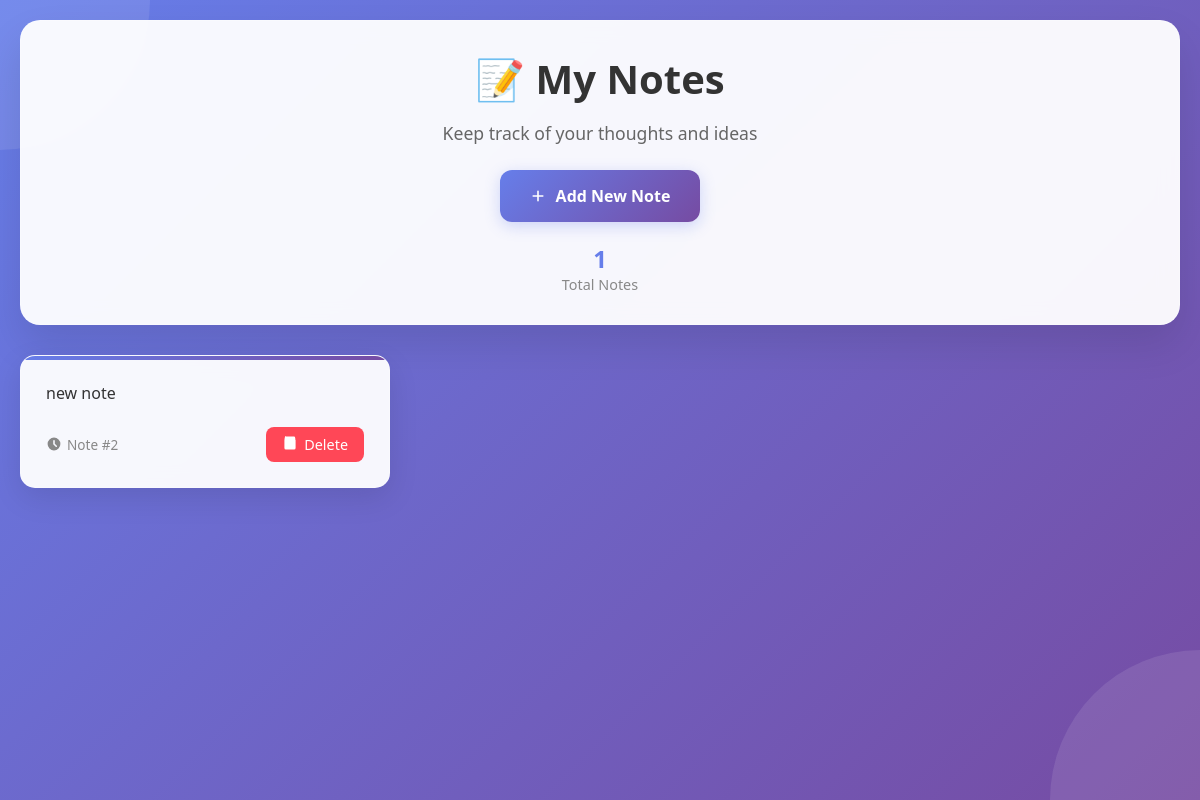
Before: / with the older database file.
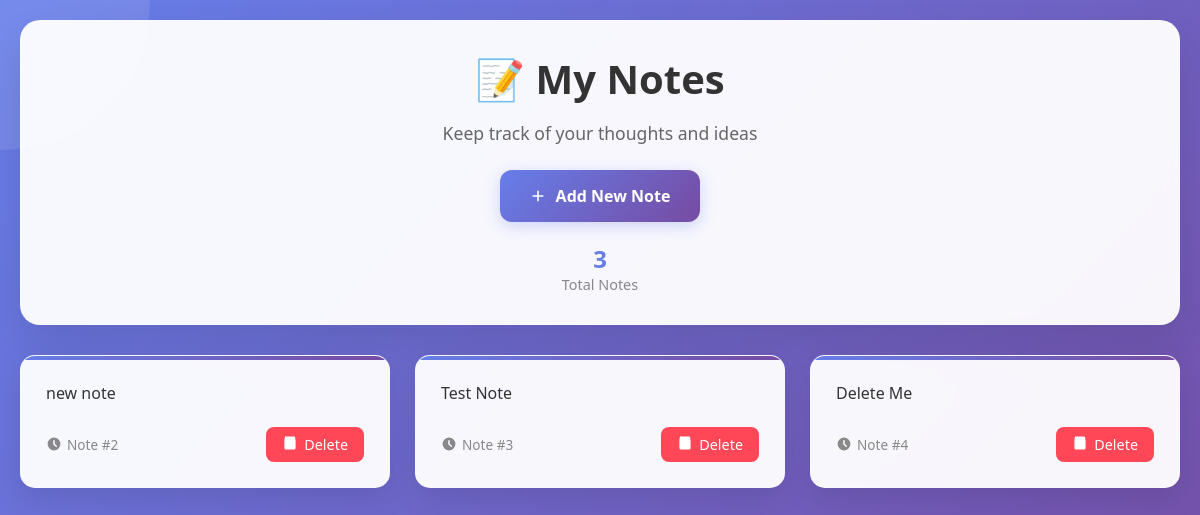
After: the same page with the newer database file.
### tables this page shows
CREATE TABLE notes(
    id INTEGER PRIMARY KEY AUTOINCREMENT,
    content TEXT NOT NULL);

### app.py (the view)
@app.route("/")
def index():
    conn = sqlite3.connect(app.config["DATABASE"])
    c = conn.cursor()
    c.execute("SELECT * FROM notes")
    notes = c.fetchall()
    conn.close()
    return render_template("index.html", notes=notes)

### templates/index.html (shortened to what this page needs)
<!DOCTYPE html>
<html lang="en">
<head>
</head>
<body>
    <div class="floating-elements"></div>
    <div class="container">
        <div class="header">
            <h1>
                📝 My Notes
            </h1>
            <p>Keep track of your thoughts and ideas</p>
            <a href="/add" class="add-note-btn">
                <svg class="icon" fill="currentColor" viewBox="0 0 20 20">
                    <path fill-rule="evenodd"
                        d="M10 3a1 1 0 011 1v5h5a1 1 0 110 2h-5v5a1 1 0 11-2 0v-5H4a1 1 0 110-2h5V4a1 1 0 011-1z"
                        clip-rule="evenodd" />
                </svg>
                Add New Note
            </a>
            <div class="stats">
                <div class="stat-item">
                    <div class="stat-number">{{ notes|length }}</div>
                    <div class="stat-label">Total Notes</div>
                </div>
            </div>
        </div>
        {% if notes %}
        <div class="notes-grid">
            {% for note in notes %}
            <div class="note-card">
                <div class="note-content {% if note[1]|length > 150 %}long{% endif %}">
                    {{ note[1] }}
                </div>
                <div class="note-actions">
                    <div class="note-meta">
                        <svg class="icon" fill="currentColor" viewBox="0 0 20 20">
                            <path fill-rule="evenodd"
                                d="M10 18a8 8 0 100-16 8 8 0 000 16zm1-12a1 1 0 10-2 0v4a1 1 0 00.293.707l2.828 2.829a1 1 0 101.415-1.415L11 9.586V6z"
                                clip-rule="evenodd" />
                        </svg>
                        Note #{{ note[0] }}
                    </div>
                    <a href="/delete/{{ note[0] }}" class="delete-btn"
                        onclick="return confirm('Are you sure you want to delete this note?')">
                        Delete
                    </a>
                </div>
            </div>
            {% endfor %}
        </div>
        {% endif %}
    </div>
</body>
</html>

### templates/index.html (style rules this page uses)
* { margin: 0; padding: 0; box-sizing: border-box; }
body { font-family: 'Segoe UI', Tahoma, Geneva, Verdana, sans-serif; background: linear-gradient(135deg, #667eea 0%, #764ba2 100%); min-height: 100vh; padding: 20px; }
.container { max-width: 1200px; margin: 0 auto; }
.header { background: rgba(255, 255, 255, 0.95); backdrop-filter: blur(10px); border-radius: 20px; padding: 30px; margin-bottom: 30px; box-shadow: 0 20px 40px rgba(0, 0, 0, 0.1); border: 1px solid rgba(255, 255, 255, 0.2); text-align: center; }
.header h1 { color: #333; font-size: 2.5rem; font-weight: 600; margin-bottom: 15px; display: flex; align-items: center; justify-content: center; gap: 15px; }
.header p { color: #666; font-size: 1.1rem; margin-bottom: 25px; }
.add-note-btn { display: inline-flex; align-items: center; gap: 10px; background: linear-gradient(135deg, #667eea 0%, #764ba2 100%); color: white; text-decoration: none; padding: 15px 30px; border-radius: 12px; font-weight: 600; font-size: 1rem; transition: all 0.3s ease; box-shadow: 0 4px 15px rgba(102, 126, 234, 0.3); }
.notes-grid { display: grid; grid-template-columns: repeat(auto-fill, minmax(300px, 1fr)); gap: 25px; margin-top: 30px; }
.note-card { background: rgba(255, 255, 255, 0.95); backdrop-filter: blur(10px); border-radius: 15px; padding: 25px; box-shadow: 0 10px 30px rgba(0, 0, 0, 0.1); border: 1px solid rgba(255, 255, 255, 0.2); transition: all 0.3s ease; position: relative; overflow: hidden; }
.note-card::before { content: ''; position: absolute; top: 0; left: 0; right: 0; height: 4px; background: linear-gradient(135deg, #667eea 0%, #764ba2 100%); }
.note-content { color: #333; font-size: 1rem; line-height: 1.6; margin-bottom: 20px; word-wrap: break-word; max-height: 150px; overflow: hidden; position: relative; }
.note-actions { display: flex; justify-content: space-between; align-items: center; }
.note-meta { color: #888; font-size: 0.85rem; display: flex; align-items: center; gap: 5px; }
.delete-btn { background: #ff4757; color: white; text-decoration: none; padding: 8px 16px; border-radius: 8px; font-size: 0.9rem; font-weight: 500; transition: all 0.3s ease; display: flex; align-items: center; gap: 6px; border: none; cursor: pointer; }
.icon { width: 16px; height: 16px; }
.stats { display: flex; justify-content: center; gap: 30px; margin-top: 20px; }
.stat-item { text-align: center; }
.stat-number { font-size: 1.5rem; font-weight: 600; color: #667eea; }
.stat-label { font-size: 0.9rem; color: #888; }
.animate-in { animation: slideInUp 0.6s ease-out forwards; opacity: 0; transform: translateY(30px); }

Changed rows visible on the page:
added notes: content "Test Note", id "3"
added notes: content "Delete Me", id "4"
Other visible differences:
{{ notes|length }}: "1" → "3"
